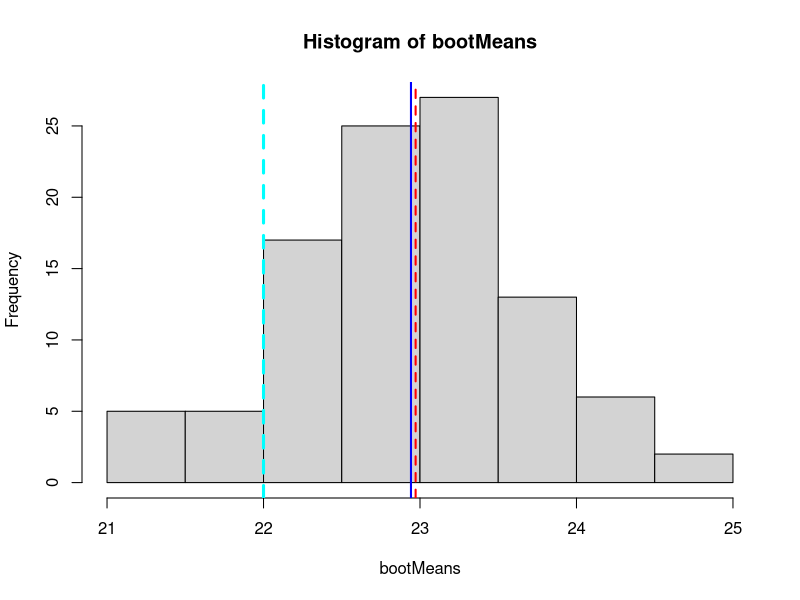

R code for this plot:
sample <- rnorm(50, mean=22, sd=5)
sampleMean <- mean(sample)

# generate bootstrap samples
reps <- 100
bootMeans <- numeric(reps)
for(i in 1:reps){
  bootMeans[i] <- mean(sample(sample, 50, replace=T))
}

bias <- sampleMean-mean(bootMeans)
bias2 <- bias^2
mses <- var(sample) - bias
mse <- (1/reps)*sum(bias2)

hist(bootMeans)

abline(v=sampleMean, col='red',lwd=2,lty=2)
abline(v=mean(bootMeans), col='blue', lwd=2)
abline(v=22, col='cyan',lwd=3,lty=2)

# CLT in effect with bootstrap
print(sd(bootMeans))

mape <- mean(abs((sampleMean - mean(bootMeans))/sampleMean))